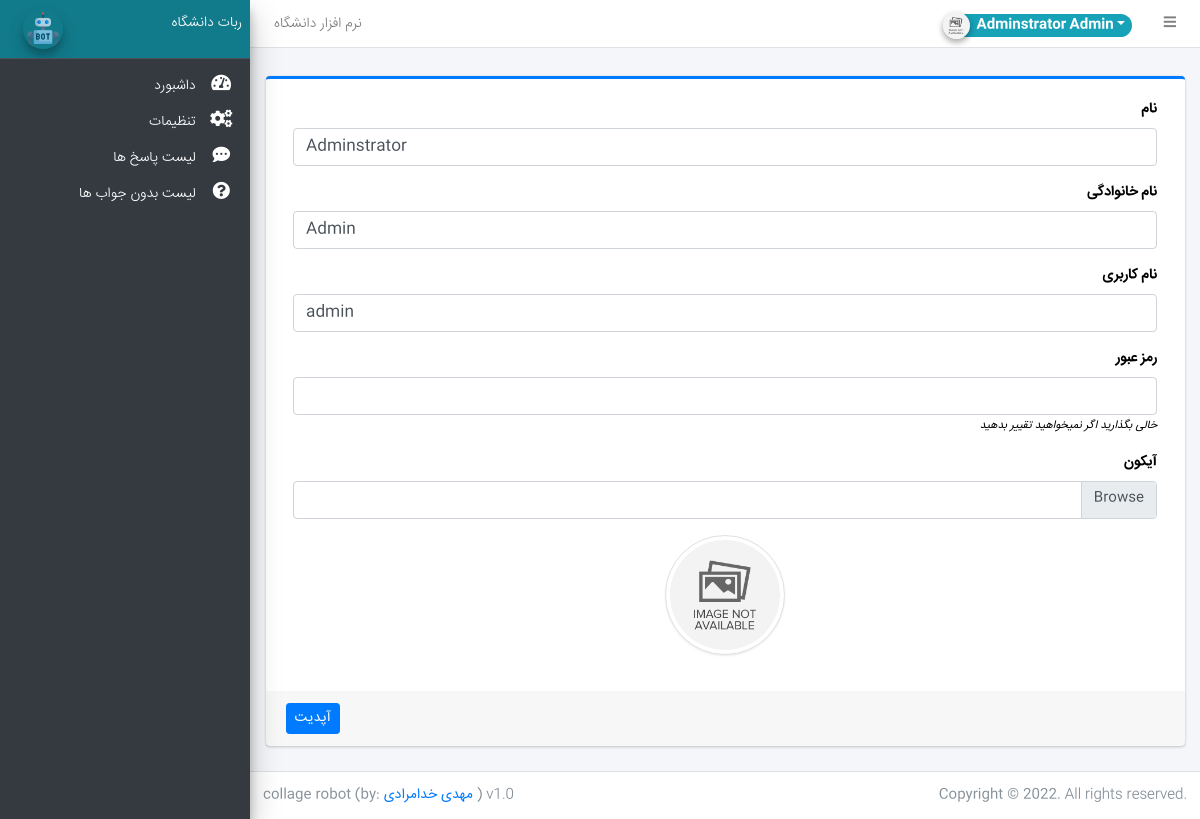
The app's page /admin/?page=user (signed in) with its own data.
### tables this page shows
CREATE TABLE `users` (
  `id` int(50) NOT NULL,
  `firstname` varchar(250) NOT NULL,
  `lastname` varchar(250) NOT NULL,
  `username` text NOT NULL,
  `password` text NOT NULL,
  `avatar` text DEFAULT NULL,
  `last_login` datetime DEFAULT NULL,
  `date_added` datetime NOT NULL DEFAULT current_timestamp(),
  `date_updated` datetime DEFAULT NULL ON UPDATE current_timestamp()
);

### classes/DBConnection.php (called while the page is built, shortened)
<?php
class DBConnection{
    private $host = DB_SERVER;
    private $username = DB_USERNAME;
    private $password = DB_PASSWORD;
    private $database = DB_NAME;
    public $conn;
    public function __construct(){
        if (!isset($this->conn)) {
            $this->conn = new mysqli($this->host, $this->username, $this->password, $this->database);
        }
    }
}
?>

### classes/SystemSettings.php (called while the page is built, shortened)
<?php
class SystemSettings extends DBConnection{
	function userdata($field = ''){
		if(!empty($field)){
			if(isset($_SESSION['userdata'][$field]))
				return $_SESSION['userdata'][$field];
			else
				return null;
		}else{
			return false;
		}
	}
}
$_settings = new SystemSettings();
?>

### config.php (called while the page is built, shortened)
<?php
require_once('classes/DBConnection.php');
require_once('classes/SystemSettings.php');
function validate_image($file){
	if(!empty($file)){
		if(is_file(base_app.$file)){
			return base_url.$file;
		}else{
			return base_url.'dist/img/no-image-available.png';
		}
	}else{
		return base_url.'dist/img/no-image-available.png';
	}
}
?>

### admin/user/index.php (the view, shortened to what this page needs)
<?php
$user = $conn->query("SELECT * FROM users where id ='".$_settings->userdata('id')."'");
foreach($user->fetch_array() as $k =>$v){
	$meta[$k] = $v;
}
?>
<div class="card card-outline card-primary">
	<div class="card-body">
		<div class="container-fluid">
			<form action="" id="manage-user">
				<div class="form-group">
					<label for="name">نام</label>
					<input type="text" name="firstname" id="firstname" class="form-control" value="<?php echo isset($meta['firstname']) ? $meta['firstname']: '' ?>" required>
				</div>
				<div class="form-group">
					<label for="name">نام خانوادگی</label>
					<input type="text" name="lastname" id="lastname" class="form-control" value="<?php echo isset($meta['lastname']) ? $meta['lastname']: '' ?>" required>
				</div>
				<div class="form-group">
					<label for="username">نام کاربری</label>
					<input type="text" name="username" id="username" class="form-control" value="<?php echo isset($meta['username']) ? $meta['username']: '' ?>" required  autocomplete="off">
				</div>
				<div class="form-group">
					<label for="password">رمز عبور</label>
					<input type="password" name="password" id="password" class="form-control" value="" autocomplete="off">
					<small><i>خالی بگذارید اگر نمیخواهید تقییر بدهید</i></small>
				</div>
				<div class="form-group">
					<label for="" class="control-label">آیکون</label>
					<div class="custom-file">
		              <label class="custom-file-label" for="customFile">انتخاب</label>
		            </div>
				</div>
				<div class="form-group d-flex justify-content-center">
					<img src="<?php echo validate_image(isset($meta['avatar']) ? $meta['avatar'] :'') ?>" alt="" id="cimg" class="img-fluid img-thumbnail">
				</div>
			</form>
		</div>
	</div>
	<div class="card-footer">
			<div class="col-md-12">
				<div class="row">
					<button class="btn btn-sm btn-primary" form="manage-user">آپدیت</button>
				</div>
			</div>
		</div>
</div>

### admin/user/index.php (style rules this page uses)
img#cimg { height: 15vh; width: 15vh; object-fit: cover; border-radius: 100% 100%; }

### records on screen
users: firstname "Adminstrator", lastname "Admin", username "admin"

### other values on screen
$_settings->info('name') "نرم افزار دانشگاه"
$_settings->userdata('firstname').' '.$_settings->userdata('lastname') "Adminstrator Admin"
$_settings->info('short_name') "ربات دانشگاه"
